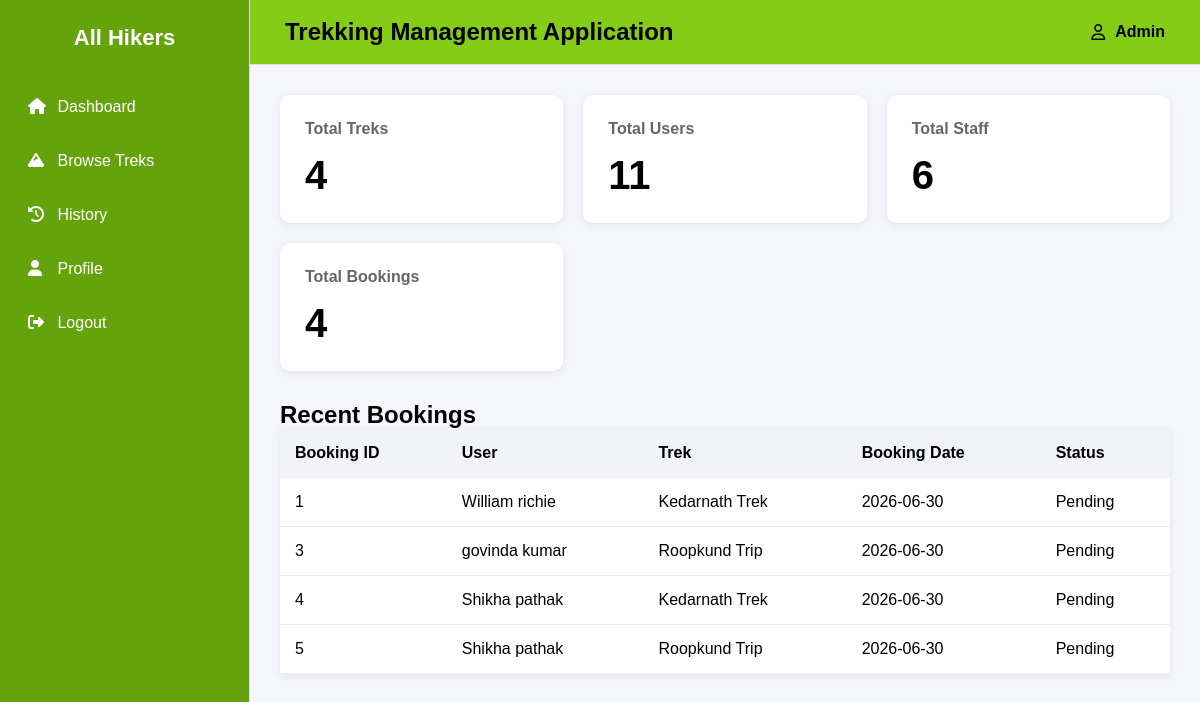
Before: /admin_dashboard with the older database file.
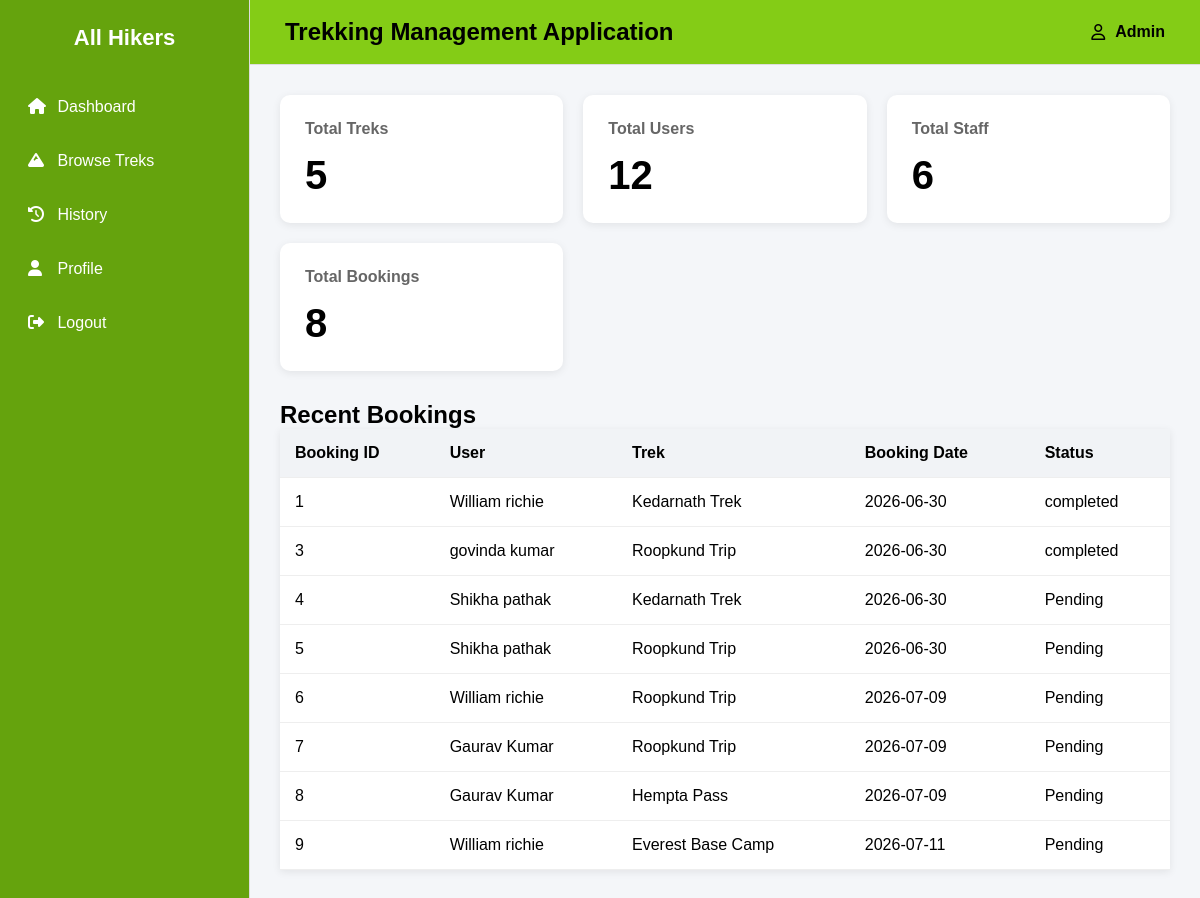
After: the same page with the newer database file.
### backend/models.py (models this page shows)
class Booking(db.Model):
    __tablename__="booking"
    id=db.Column(db.Integer,primary_key=True)
    booking_status=db.Column(db.String,default="Pending")
    booking_date=db.Column(db.Date,nullable=False)
    payment_status=db.Column(db.String,default="Pending")
    user_id=db.Column(db.Integer, db.ForeignKey("users.id"),nullable=False)
    trek_id=db.Column(db.Integer, db.ForeignKey("trek.id"),nullable=False)

class Users(db.Model):
    __tablename__="users"
    id=db.Column(db.Integer,primary_key=True)
    role=db.Column(db.Integer,default=1)
    username=db.Column(db.String,nullable=False)
    password=db.Column(db.String,nullable=False)
    email=db.Column(db.String,nullable=False)
    address=db.Column(db.String,nullable=False)
    full_name=db.Column(db.String,nullable=False)
    pin_code=db.Column(db.String,nullable=False)
    is_approved = db.Column(db.Boolean, default=True)  # True for normal users
    booking=db.relationship("Booking",cascade="all,delete",backref="users",lazy=True) #User can access all of his bookings

class Trek(db.Model):
    __tablename__="trek"
    id = db.Column(db.Integer,primary_key=True)
    trek_name = db.Column(db.String,nullable=False)
    location = db.Column(db.String,nullable=False)
    difficulty = db.Column(db.String,nullable=False)
    duration_days = db.Column(db.Integer,nullable=False)
    available_slots = db.Column(db.Integer,nullable=False)
    assigned_staff_id = db.Column(db.Integer, db.ForeignKey("staff_profile.id"),nullable=True)
    status = db.Column(db.String,default="Available")
    start_date = db.Column(db.Date,nullable=False)
    end_date = db.Column(db.Date,nullable=False)
    bookings=db.relationship("Booking",cascade="all,delete",backref="trek",lazy=True) #Trek can access all of its bookings

### backend/controllers.py (the view)
@auth_bp.route("/admin_dashboard")
def admin_dashboard():
    total_treks = Trek.query.count()
    total_users = Users.query.count()
    total_staff = Staff_profile.query.count()
    total_bookings = Booking.query.count()
    bookings = db.session.query(Booking, Trek, Users).join(Trek, Booking.trek_id == Trek.id).join(Users, Booking.user_id == Users.id).all()
    return render_template("admin_dashboard.html",bookings=bookings , total_treks=total_treks, total_users=total_users, total_staff=total_staff, total_bookings=total_bookings)

### templates/admin_dashboard.html (shortened to what this page needs)
{% extends "base.html" %}
{% block content %}
<h2>Recent Bookings</h2>
<div>
    {% if bookings %}
    <table>
        <thead>
            <tr>
                <th>Booking ID</th>
                <th>User</th>
                <th>Trek</th>
                <th>Booking Date</th>
                <th>Status</th>
            </tr>
        </thead>
        <tbody>
            {% for booking, trek, user in bookings %}
            <tr>
                <td>{{ booking.id }}</td>
                <td>{{ user.full_name }}</td>
                <td>{{ trek.trek_name }}</td>
                <td>{{ booking.booking_date }}</td>
                <td>{{ booking.booking_status }}</td>
            </tr>
            {% endfor %}
        </tbody>
    </table>
    {% else %}
        <p>No bookings yet.</p>
    {% endif %}
</div>
{% endblock %}

### templates/base.html (shortened to what this page needs)
<!DOCTYPE html>
<html lang="en">
<head>
    <link rel="stylesheet" href="{{ url_for('static', filename='css/dashboard.css') }}">
    <link rel="stylesheet" href="https://cdnjs.cloudflare.com/ajax/libs/font-awesome/6.5.2/css/all.min.css">
</head>
<body>
<div class="wrapper">
    <aside class="sidebar">
        <div class="logo">
            All Hikers
        </div>
        <ul>
            <li><a href="{{ url_for('auth.dashboard') }}"><i class="fa-solid fa-house"></i> Dashboard</a></li>
            {% if session.get('role') == 'admin' %}
                <li><a href="{{ url_for('auth.trek') }}"><i class="fa-solid fa-mountain"></i> Treks</a></li>
                <li><a href="{{ url_for('auth.staff') }}"><i class="fa-solid fa-user-group"></i> Staff</a></li>
                <li><a href="{{ url_for('auth.users_data') }}"><i class="fa-solid fa-users"></i> Users</a></li>
                <li><a href="{{ url_for('auth.trekking_history') }}"><i class="fa-solid fa-calendar-check"></i> Trekking History</a></li>
                <li><a href="#"><i class="fa-solid fa-magnifying-glass"></i> Search</a></li>
                <li><a href="#"><i class="fa-solid fa-chart-column"></i> Reports</a></li>
                <li><a href="#"><i class="fa-solid fa-gear"></i> Settings</a></li>
            {% elif session.get('role') == 'staff' %}
                <li><a href="#"><i class="fa-solid fa-mountain"></i> My Treks</a></li>
                <li><a href="#"><i class="fa-solid fa-users"></i> Participants</a></li>
                <li><a href="{{ url_for('auth.update_profile') }}"><i class="fa-solid fa-user"></i> Profile</a></li>
            {% else %}
                <li><a href="{{ url_for('auth.browse_treks') }}"><i class="fa-solid fa-mountain"></i> Browse Treks</a></li>
                <li><a href="{{ url_for('auth.booking_history') }}"><i class="fa-solid fa-clock-rotate-left"></i> History</a></li>
                <li><a href="{{ url_for('auth.update_profile') }}"><i class="fa-solid fa-user"></i> Profile</a></li>
            {% endif %}
            <li><a href="{{ url_for('auth.logout') }}"><i class="fa-solid fa-right-from-bracket"></i> Logout</a></li>
        </ul>
    </aside>
    <main class="main">
        <div class="navbar">
            <h2>Trekking Management Application</h2>
            <div class="profile">
                <i class="fa-regular fa-user"></i>
                {{ session.get('username',"Admin") }}
            </div>
        </div>
        <div class="cards">
            {% block cards %}
            <div class="card">
                <h4>Total Treks</h4>
                <h1>{{ total_treks }}</h1>
            </div>
            <div class="card">
                <h4>Total Users</h4>
                <h1>{{ total_users }}</h1>
            </div>
            <div class="card">
                <h4>Total Staff</h4>
                <h1>{{ total_staff }}</h1>
            </div>
            <div class="card">
                <h4>Total Bookings</h4>
                <h1>{{ total_bookings }}</h1>
            </div>
            {% endblock %}
        </div>
        <div class="content">
            {% block content %}
            {% endblock %}
        </div>
    </main>
</div>
</body>
</html>

### static/css/dashboard.css (style rules this page uses)
* { margin:0; padding:0; box-sizing:border-box; font-family:Arial, Helvetica, sans-serif; }
body { background:#f4f6f9; }
.wrapper { display:flex; min-height:100vh; }
.sidebar { width:250px; background:#65a30d; border-right:1px solid #ddd; }
.logo { padding:25px; font-size:22px; font-weight:bold; text-align:center; color:white; }
.sidebar ul { list-style:none; }
.sidebar li { margin:8px; }
.sidebar a { display:block; color:white; text-decoration:none; padding:14px 20px; border-radius:8px; transition:.3s; }
.sidebar i { width:25px; }
.main { flex:1; }
.navbar { background:#84cc16; padding:18px 35px; display:flex; justify-content:space-between; align-items:center; border-bottom:1px solid #ddd; color:black; }
.profile { display:flex; gap:10px; align-items:center; font-weight:bold; }
.cards { display:grid; grid-template-columns:repeat(auto-fit,minmax(220px,1fr)); gap:20px; padding:30px; }
.card { background:white; padding:25px; border-radius:10px; box-shadow:0 2px 8px rgba(0,0,0,.08); }
.card h4 { color:#666; margin-bottom:15px; }
.card h1 { font-size:40px; }
.content { padding:0 30px 30px; }
table { width:100%; border-collapse:collapse; background:white; box-shadow:0 2px 8px rgba(0,0,0,.08); }
th { background:#f1f3f6; }
th,td { padding:15px; text-align:left; border-bottom:1px solid #eee; }

Changed rows visible on the page:
changed Booking id 1: booking_status "Pending" → "completed"
changed Booking "govinda kumar": booking_status "Pending" → "completed"
added Booking: id "6", full_name "William richie", trek_name "Roopkund Trip", booking_date "2026-07-09", booking_status "Pending"
added Booking: id "7", full_name "Gaurav Kumar", trek_name "Roopkund Trip", booking_date "2026-07-09", booking_status "Pending"
added Booking: id "8", full_name "Gaurav Kumar", trek_name "Hempta Pass", booking_date "2026-07-09", booking_status "Pending"
added Booking: id "9", full_name "William richie", trek_name "Everest Base Camp", booking_date "2026-07-11", booking_status "Pending"
Other visible differences:
{{ total_treks }}: "4" → "5"
{{ total_users }}: "11" → "12"
{{ total_bookings }}: "4" → "8"
